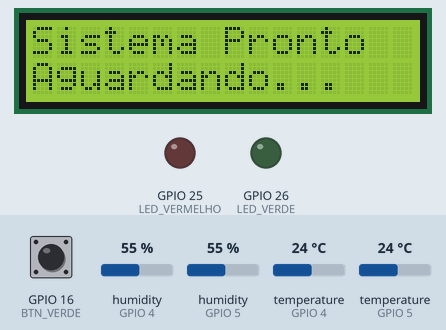
Recording of a sketch running on a simulated ESP32. Shown: 16×2 character LCD, output pins drawn as LEDs (lit = HIGH). The inputs (shaded band) are chosen by the test bench; at power-on: GPIO 16 (BTN_VERDE) HIGH, humidity (sensors on GPIO 4, GPIO 5) 55 %, temperature (sensors on GPIO 4, GPIO 5) 24 °C. WiFi joins after 1.5 s; servers stay silent unless stated; no MQTT or app messages arrive unless stated; what the sketch prints to the serial monitor is not drawn.

Above: at 2.8 s.
2.9 s: GPIO 16 (BTN_VERDE) pulled LOW for 0.15 s
At 5.4 s:
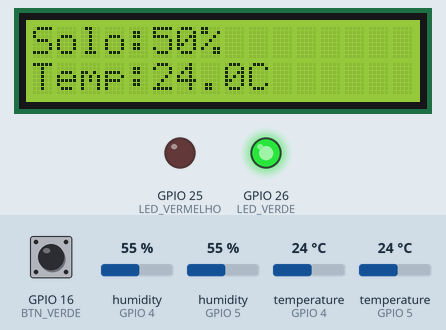
At 7.4 s:
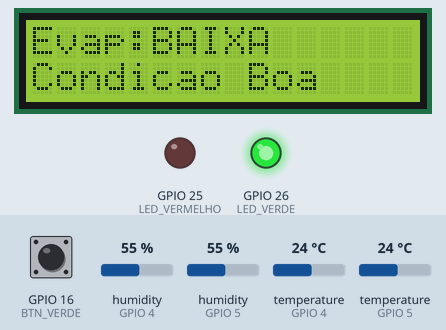
Timing chart, 0 to 12.6 s (numbered marks = the images above; inputs shaded):
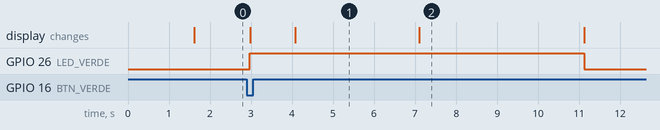

The sketch:

projeto_gs206CelticsTech.ino
```cpp
#include <WiFi.h>
#include <WiFiClientSecure.h>
#include <PubSubClient.h>
#include <DHT.h>
#include <LiquidCrystal_I2C.h>

const char* ssid = "Wokwi-GUEST";
const char* password = "";

const char* mqtt_server = "3ce2272cc2d5473895749ecf5cdd0ff5.s1.eu.hivemq.cloud";
const int mqtt_port = 8883;

const char* mqtt_user = "NODEREDGS26";
const char* mqtt_pass = "gAS2610359";

#define LED_VERMELHO 25
#define LED_VERDE 26

#define BTN_VERDE 16

#define DHT_BASE_PIN 5
#define DHT_TOPO_PIN 4

#define SOLO_PIN 34

DHT dhtBase(DHT_BASE_PIN, DHT22);
DHT dhtTopo(DHT_TOPO_PIN, DHT22);

LiquidCrystal_I2C lcd(0x27, 16, 2);

WiFiClientSecure espClient;
PubSubClient client(espClient);

void conectarWiFi() {

  lcd.clear();
  lcd.setCursor(0, 0);
  lcd.print("Conectando WiFi");

  WiFi.begin(ssid, password);

  while (WiFi.status() != WL_CONNECTED) {
    delay(500);
  }

  lcd.clear();
  lcd.setCursor(0, 0);
  lcd.print("Sistema Pronto");
  lcd.setCursor(0, 1);
  lcd.print("Aguardando...");
}

void setup() {

  Serial.begin(115200);

  pinMode(LED_VERMELHO, OUTPUT);
  pinMode(LED_VERDE, OUTPUT);
  pinMode(BTN_VERDE, INPUT_PULLUP);

  digitalWrite(LED_VERDE, LOW);
  digitalWrite(LED_VERMELHO, LOW);

  dhtBase.begin();
  dhtTopo.begin();

  lcd.init();
  lcd.backlight();

  espClient.setInsecure();

  client.setServer(mqtt_server, mqtt_port);

  conectarWiFi();
}

void realizarLeitura() {

  digitalWrite(LED_VERDE, HIGH);

  lcd.clear();
  lcd.setCursor(0, 0);
  lcd.print("Coletando...");
  lcd.setCursor(0, 1);
  lcd.print("Sensores");

  delay(1000);

  int valorSolo = analogRead(SOLO_PIN);

  int solo = map(
    valorSolo,
    0,
    4095,
    0,
    100
  );

  float humBase = dhtBase.readHumidity();
  float humTopo = dhtTopo.readHumidity();
  float tempTopo = dhtTopo.readTemperature();

  if (isnan(humBase) || isnan(humTopo) || isnan(tempTopo)) {

    lcd.clear();
    lcd.setCursor(0, 0);
    lcd.print("Erro Sensor");

    digitalWrite(LED_VERDE, LOW);

    delay(2000);

    return;
  }

  float evaporacao = abs(humBase - humTopo);

  String nivelEvaporacao;
  String irrigacao;

  if (evaporacao < 15) {
    nivelEvaporacao = "BAIXA";
  }
  else if (evaporacao < 30) {
    nivelEvaporacao = "MEDIA";
  }
  else {
    nivelEvaporacao = "ALTA";
  }

  if (solo < 40 || evaporacao > 30) {
    irrigacao = "SIM";
  }
  else {
    irrigacao = "NAO";
  }

  if (solo < 30 || evaporacao > 40) {
    digitalWrite(LED_VERMELHO, HIGH);
  }
  else {
    digitalWrite(LED_VERMELHO, LOW);
  }

  String jsonSolo =
    "{\"solo\":" +
    String(solo) +
    "}";

  String jsonClima =
    "{\"temp_topo\":" +
    String(tempTopo, 1) +
    ",\"hum_base\":" +
    String(humBase, 1) +
    ",\"hum_topo\":" +
    String(humTopo, 1) +
    "}";

  String jsonAnalise =
    "{\"evaporacao\":" +
    String(evaporacao, 1) +
    ",\"nivel_evaporacao\":\"" +
    nivelEvaporacao +
    "\",\"irrigacao\":\"" +
    irrigacao +
    "\"}";

  if (client.connect(
        "ESP32_CLIENT",
        mqtt_user,
        mqtt_pass
      )) {

    client.publish(
      "agricola/solo",
      jsonSolo.c_str()
    );

    client.publish(
      "agricola/clima",
      jsonClima.c_str()
    );

    client.publish(
      "agricola/analise",
      jsonAnalise.c_str()
    );

    Serial.println("=== MQTT ENVIADO ===");
    Serial.println(jsonSolo);
    Serial.println(jsonClima);
    Serial.println(jsonAnalise);

    client.disconnect();
  }
  else {

    Serial.println("Falha MQTT");
  }

  lcd.clear();

  lcd.setCursor(0, 0);
  lcd.print("Solo:");
  lcd.print(solo);
  lcd.print("%");

  lcd.setCursor(0, 1);
  lcd.print("Temp:");
  lcd.print(tempTopo, 1);
  lcd.print("C");

  delay(3000);

  lcd.clear();

  lcd.setCursor(0, 0);
  lcd.print("Evap:");
  lcd.print(nivelEvaporacao);

  lcd.setCursor(0, 1);

  if (irrigacao == "SIM") {
    lcd.print("Irrigar Solo");
  }
  else {
    lcd.print("Condicao Boa");
  }

  delay(4000);

  lcd.clear();
  lcd.setCursor(0, 0);
  lcd.print("Sistema Pronto");
  lcd.setCursor(0, 1);
  lcd.print("Aguardando...");

  digitalWrite(LED_VERDE, LOW);
}

void loop() {

  if (digitalRead(BTN_VERDE) == LOW) {

    delay(50);

    if (digitalRead(BTN_VERDE) == LOW) {

      realizarLeitura();

      while (digitalRead(BTN_VERDE) == LOW) {
        delay(10);
      }
    }
  }

  delay(100);
}
```

Measured:
- after the input at 2.9 s, GPIO 26 (LED_VERDE): LOW → HIGH after 0.06 s, → LOW 8.2 s later; the display: first changes after 0.09 s (image 1 shows a later state)
- what the display in image 1 shows lasts 3.0 s, from 4.1 s to 7.1 s
